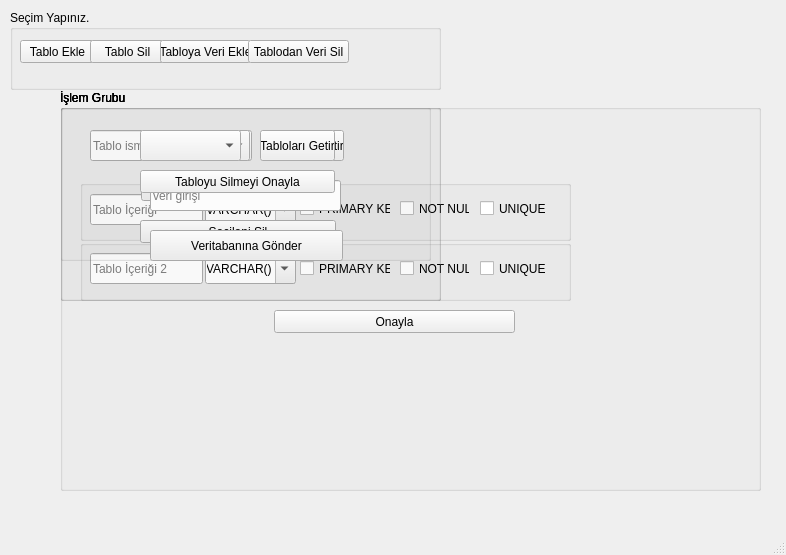
<?xml version="1.0" encoding="UTF-8"?>
<ui version="4.0">
 <class>MainWindow</class>
 <widget class="QMainWindow" name="MainWindow">
  <property name="geometry">
   <rect>
    <x>0</x>
    <y>0</y>
    <width>786</width>
    <height>555</height>
   </rect>
  </property>
  <property name="windowTitle">
   <string>Veritabanı Kontrol</string>
  </property>
  <widget class="QWidget" name="centralwidget">
   <widget class="QGroupBox" name="groupBox">
    <property name="geometry">
     <rect>
      <x>10</x>
      <y>10</y>
      <width>431</width>
      <height>80</height>
     </rect>
    </property>
    <property name="title">
     <string>Seçim Yapınız.</string>
    </property>
    <widget class="QPushButton" name="pushButton">
     <property name="geometry">
      <rect>
       <x>10</x>
       <y>30</y>
       <width>75</width>
       <height>23</height>
      </rect>
     </property>
     <property name="text">
      <string>Tablo Ekle</string>
     </property>
    </widget>
    <widget class="QPushButton" name="pushButton_4">
     <property name="geometry">
      <rect>
       <x>80</x>
       <y>30</y>
       <width>75</width>
       <height>23</height>
      </rect>
     </property>
     <property name="text">
      <string>Tablo Sil</string>
     </property>
    </widget>
    <widget class="QPushButton" name="pushButton_2">
     <property name="geometry">
      <rect>
       <x>150</x>
       <y>30</y>
       <width>91</width>
       <height>23</height>
      </rect>
     </property>
     <property name="text">
      <string>Tabloya Veri Ekle</string>
     </property>
    </widget>
    <widget class="QPushButton" name="pushButton_5">
     <property name="geometry">
      <rect>
       <x>238</x>
       <y>30</y>
       <width>101</width>
       <height>23</height>
      </rect>
     </property>
     <property name="text">
      <string>Tablodan Veri Sil</string>
     </property>
    </widget>
   </widget>
   <widget class="QGroupBox" name="groupBox_2">
    <property name="geometry">
     <rect>
      <x>60</x>
      <y>90</y>
      <width>701</width>
      <height>401</height>
     </rect>
    </property>
    <property name="title">
     <string>İşlem Grubu</string>
    </property>
    <widget class="QGroupBox" name="groupBox_3">
     <property name="geometry">
      <rect>
       <x>20</x>
       <y>90</y>
       <width>491</width>
       <height>61</height>
      </rect>
     </property>
     <property name="title">
      <string/>
     </property>
     <widget class="QLineEdit" name="lineEdit_2">
      <property name="geometry">
       <rect>
        <x>10</x>
        <y>14</y>
        <width>113</width>
        <height>31</height>
       </rect>
      </property>
      <property name="placeholderText">
       <string>Tablo İçeriği</string>
      </property>
     </widget>
     <widget class="QCheckBox" name="checkBox">
      <property name="geometry">
       <rect>
        <x>220</x>
        <y>20</y>
        <width>91</width>
        <height>17</height>
       </rect>
      </property>
      <property name="text">
       <string>PRIMARY KEY</string>
      </property>
     </widget>
     <widget class="QCheckBox" name="checkBox_2">
      <property name="geometry">
       <rect>
        <x>320</x>
        <y>20</y>
        <width>70</width>
        <height>17</height>
       </rect>
      </property>
      <property name="text">
       <string>NOT NULL</string>
      </property>
     </widget>
     <widget class="QCheckBox" name="checkBox_3">
      <property name="geometry">
       <rect>
        <x>400</x>
        <y>20</y>
        <width>70</width>
        <height>17</height>
       </rect>
      </property>
      <property name="text">
       <string>UNIQUE</string>
      </property>
     </widget>
     <widget class="QComboBox" name="comboBox_3">
      <property name="geometry">
       <rect>
        <x>125</x>
        <y>14</y>
        <width>91</width>
        <height>31</height>
       </rect>
      </property>
      <property name="sizePolicy">
       <sizepolicy hsizetype="Expanding" vsizetype="Fixed">
        <horstretch>0</horstretch>
        <verstretch>0</verstretch>
       </sizepolicy>
      </property>
      <property name="editable">
       <bool>true</bool>
      </property>
      <item>
       <property name="text">
        <string>VARCHAR()</string>
       </property>
      </item>
      <item>
       <property name="text">
        <string>INT</string>
       </property>
      </item>
      <item>
       <property name="text">
        <string>DECİMAL()</string>
       </property>
      </item>
      <item>
       <property name="text">
        <string>DATETIME</string>
       </property>
      </item>
      <item>
       <property name="text">
        <string>BINARY()</string>
       </property>
      </item>
      <item>
       <property name="text">
        <string>BLOB</string>
       </property>
      </item>
      <item>
       <property name="text">
        <string>LONGBLOB</string>
       </property>
      </item>
      <item>
       <property name="text">
        <string>MEDIUMBLOB</string>
       </property>
      </item>
      <item>
       <property name="text">
        <string>TINYBLOB</string>
       </property>
      </item>
      <item>
       <property name="text">
        <string>VARBINARY()</string>
       </property>
      </item>
      <item>
       <property name="text">
        <string>DATE</string>
       </property>
      </item>
      <item>
       <property name="text">
        <string>DATETIME()</string>
       </property>
      </item>
      <item>
       <property name="text">
        <string>TIME()</string>
       </property>
      </item>
      <item>
       <property name="text">
        <string>TIMESTAMP()</string>
       </property>
      </item>
      <item>
       <property name="text">
        <string>YEAR()</string>
       </property>
      </item>
      <item>
       <property name="text">
        <string>GEOMETRY</string>
       </property>
      </item>
      <item>
       <property name="text">
        <string>GEOMETRYCOLLECTION</string>
       </property>
      </item>
      <item>
       <property name="text">
        <string>LINESTRING</string>
       </property>
      </item>
      <item>
       <property name="text">
        <string>MULTILINESTRING</string>
       </property>
      </item>
      <item>
       <property name="text">
        <string>MULTIPOINT</string>
       </property>
      </item>
      <item>
       <property name="text">
        <string>MULTIPOLYGON</string>
       </property>
      </item>
      <item>
       <property name="text">
        <string>POINT</string>
       </property>
      </item>
      <item>
       <property name="text">
        <string>POLYGON</string>
       </property>
      </item>
      <item>
       <property name="text">
        <string>BIGINT()</string>
       </property>
      </item>
      <item>
       <property name="text">
        <string>DECIMAL</string>
       </property>
      </item>
      <item>
       <property name="text">
        <string>DOUBLE</string>
       </property>
      </item>
      <item>
       <property name="text">
        <string>FLOAT</string>
       </property>
      </item>
      <item>
       <property name="text">
        <string>INT()</string>
       </property>
      </item>
      <item>
       <property name="text">
        <string>MEDIUMINT()</string>
       </property>
      </item>
      <item>
       <property name="text">
        <string>REAL</string>
       </property>
      </item>
      <item>
       <property name="text">
        <string>SMALLINT()</string>
       </property>
      </item>
      <item>
       <property name="text">
        <string>TINYINT()</string>
       </property>
      </item>
      <item>
       <property name="text">
        <string>CHAR()</string>
       </property>
      </item>
      <item>
       <property name="text">
        <string>JSON</string>
       </property>
      </item>
      <item>
       <property name="text">
        <string>NCHAR()</string>
       </property>
      </item>
      <item>
       <property name="text">
        <string>NVARCHAR()</string>
       </property>
      </item>
      <item>
       <property name="text">
        <string>LONGTEXT</string>
       </property>
      </item>
      <item>
       <property name="text">
        <string>MEDIUMTEXT</string>
       </property>
      </item>
      <item>
       <property name="text">
        <string>TEXT()</string>
       </property>
      </item>
      <item>
       <property name="text">
        <string>TINYTEXT</string>
       </property>
      </item>
      <item>
       <property name="text">
        <string>BIT()</string>
       </property>
      </item>
      <item>
       <property name="text">
        <string>BOOLEAN</string>
       </property>
      </item>
      <item>
       <property name="text">
        <string>ENUM()</string>
       </property>
      </item>
      <item>
       <property name="text">
        <string>SET()</string>
       </property>
      </item>
     </widget>
    </widget>
    <widget class="QLineEdit" name="lineEdit">
     <property name="geometry">
      <rect>
       <x>30</x>
       <y>40</y>
       <width>111</width>
       <height>31</height>
      </rect>
     </property>
     <property name="placeholderText">
      <string>Tablo ismi</string>
     </property>
    </widget>
    <widget class="QPushButton" name="pushButton_6">
     <property name="geometry">
      <rect>
       <x>214</x>
       <y>220</y>
       <width>241</width>
       <height>23</height>
      </rect>
     </property>
     <property name="text">
      <string>Onayla</string>
     </property>
    </widget>
    <widget class="QGroupBox" name="groupBox_7">
     <property name="geometry">
      <rect>
       <x>20</x>
       <y>150</y>
       <width>491</width>
       <height>61</height>
      </rect>
     </property>
     <property name="title">
      <string/>
     </property>
     <widget class="QLineEdit" name="lineEdit_3">
      <property name="geometry">
       <rect>
        <x>10</x>
        <y>13</y>
        <width>113</width>
        <height>31</height>
       </rect>
      </property>
      <property name="text">
       <string/>
      </property>
      <property name="placeholderText">
       <string>Tablo İçeriği 2</string>
      </property>
     </widget>
     <widget class="QComboBox" name="comboBox_4">
      <property name="geometry">
       <rect>
        <x>125</x>
        <y>13</y>
        <width>91</width>
        <height>31</height>
       </rect>
      </property>
      <property name="sizePolicy">
       <sizepolicy hsizetype="Expanding" vsizetype="Fixed">
        <horstretch>0</horstretch>
        <verstretch>0</verstretch>
       </sizepolicy>
      </property>
      <property name="editable">
       <bool>true</bool>
      </property>
      <item>
       <property name="text">
        <string>VARCHAR()</string>
       </property>
      </item>
      <item>
       <property name="text">
        <string>INT</string>
       </property>
      </item>
      <item>
       <property name="text">
        <string>DECİMAL()</string>
       </property>
      </item>
      <item>
       <property name="text">
        <string>DATETIME</string>
       </property>
      </item>
      <item>
       <property name="text">
        <string>BINARY()</string>
       </property>
      </item>
      <item>
       <property name="text">
        <string>BLOB</string>
       </property>
      </item>
      <item>
       <property name="text">
        <string>LONGBLOB</string>
       </property>
      </item>
      <item>
       <property name="text">
        <string>MEDIUMBLOB</string>
       </property>
      </item>
      <item>
       <property name="text">
        <string>TINYBLOB</string>
       </property>
      </item>
      <item>
       <property name="text">
        <string>VARBINARY()</string>
       </property>
      </item>
      <item>
       <property name="text">
        <string>DATE</string>
       </property>
      </item>
      <item>
       <property name="text">
        <string>DATETIME()</string>
       </property>
      </item>
      <item>
       <property name="text">
        <string>TIME()</string>
       </property>
      </item>
      <item>
       <property name="text">
        <string>TIMESTAMP()</string>
       </property>
      </item>
      <item>
       <property name="text">
        <string>YEAR()</string>
       </property>
      </item>
      <item>
       <property name="text">
        <string>GEOMETRY</string>
       </property>
      </item>
      <item>
       <property name="text">
        <string>GEOMETRYCOLLECTION</string>
       </property>
      </item>
      <item>
       <property name="text">
        <string>LINESTRING</string>
       </property>
      </item>
      <item>
       <property name="text">
        <string>MULTILINESTRING</string>
       </property>
      </item>
      <item>
       <property name="text">
        <string>MULTIPOINT</string>
       </property>
      </item>
      <item>
       <property name="text">
        <string>MULTIPOLYGON</string>
       </property>
      </item>
      <item>
       <property name="text">
        <string>POINT</string>
       </property>
      </item>
      <item>
       <property name="text">
        <string>POLYGON</string>
       </property>
      </item>
      <item>
       <property name="text">
        <string>BIGINT()</string>
       </property>
      </item>
      <item>
       <property name="text">
        <string>DECIMAL</string>
       </property>
      </item>
      <item>
       <property name="text">
        <string>DOUBLE</string>
       </property>
      </item>
      <item>
       <property name="text">
        <string>FLOAT</string>
       </property>
      </item>
      <item>
       <property name="text">
        <string>INT()</string>
       </property>
      </item>
      <item>
       <property name="text">
        <string>MEDIUMINT()</string>
       </property>
      </item>
      <item>
       <property name="text">
        <string>REAL</string>
       </property>
      </item>
      <item>
       <property name="text">
        <string>SMALLINT()</string>
       </property>
      </item>
      <item>
       <property name="text">
        <string>TINYINT()</string>
       </property>
      </item>
      <item>
       <property name="text">
        <string>CHAR()</string>
       </property>
      </item>
      <item>
       <property name="text">
        <string>JSON</string>
       </property>
      </item>
      <item>
       <property name="text">
        <string>NCHAR()</string>
       </property>
      </item>
      <item>
       <property name="text">
        <string>NVARCHAR()</string>
       </property>
      </item>
      <item>
       <property name="text">
        <string>LONGTEXT</string>
       </property>
      </item>
      <item>
       <property name="text">
        <string>MEDIUMTEXT</string>
       </property>
      </item>
      <item>
       <property name="text">
        <string>TEXT()</string>
       </property>
      </item>
      <item>
       <property name="text">
        <string>TINYTEXT</string>
       </property>
      </item>
      <item>
       <property name="text">
        <string>BIT()</string>
       </property>
      </item>
      <item>
       <property name="text">
        <string>BOOLEAN</string>
       </property>
      </item>
      <item>
       <property name="text">
        <string>ENUM()</string>
       </property>
      </item>
      <item>
       <property name="text">
        <string>SET()</string>
       </property>
      </item>
     </widget>
     <widget class="QCheckBox" name="checkBox_7">
      <property name="geometry">
       <rect>
        <x>400</x>
        <y>20</y>
        <width>70</width>
        <height>17</height>
       </rect>
      </property>
      <property name="text">
       <string>UNIQUE</string>
      </property>
     </widget>
     <widget class="QCheckBox" name="checkBox_6">
      <property name="geometry">
       <rect>
        <x>320</x>
        <y>20</y>
        <width>70</width>
        <height>17</height>
       </rect>
      </property>
      <property name="text">
       <string>NOT NULL</string>
      </property>
     </widget>
     <widget class="QCheckBox" name="checkBox_8">
      <property name="geometry">
       <rect>
        <x>220</x>
        <y>20</y>
        <width>91</width>
        <height>17</height>
       </rect>
      </property>
      <property name="text">
       <string>PRIMARY KEY</string>
      </property>
     </widget>
    </widget>
   </widget>
   <widget class="QGroupBox" name="groupBox_4">
    <property name="geometry">
     <rect>
      <x>60</x>
      <y>90</y>
      <width>371</width>
      <height>171</height>
     </rect>
    </property>
    <property name="title">
     <string>İşlem Grubu</string>
    </property>
    <widget class="QComboBox" name="comboBox">
     <property name="geometry">
      <rect>
       <x>81</x>
       <y>40</y>
       <width>111</width>
       <height>31</height>
      </rect>
     </property>
    </widget>
    <widget class="QPushButton" name="pushButton_7">
     <property name="geometry">
      <rect>
       <x>201</x>
       <y>40</y>
       <width>75</width>
       <height>31</height>
      </rect>
     </property>
     <property name="text">
      <string>Tabloları Getir</string>
     </property>
    </widget>
    <widget class="QPushButton" name="pushButton_8">
     <property name="geometry">
      <rect>
       <x>80</x>
       <y>130</y>
       <width>196</width>
       <height>23</height>
      </rect>
     </property>
     <property name="text">
      <string>Seçileni Sil</string>
     </property>
    </widget>
    <widget class="QComboBox" name="comboBox_6">
     <property name="geometry">
      <rect>
       <x>81</x>
       <y>80</y>
       <width>111</width>
       <height>31</height>
      </rect>
     </property>
    </widget>
    <widget class="QPushButton" name="pushButton_3">
     <property name="geometry">
      <rect>
       <x>200</x>
       <y>80</y>
       <width>75</width>
       <height>31</height>
      </rect>
     </property>
     <property name="text">
      <string>Verileri Getir</string>
     </property>
    </widget>
   </widget>
   <widget class="QGroupBox" name="groupBox_5">
    <property name="geometry">
     <rect>
      <x>60</x>
      <y>90</y>
      <width>381</width>
      <height>211</height>
     </rect>
    </property>
    <property name="title">
     <string>İşlem Grubu</string>
    </property>
    <widget class="QComboBox" name="comboBox_2">
     <property name="geometry">
      <rect>
       <x>89</x>
       <y>40</y>
       <width>101</width>
       <height>31</height>
      </rect>
     </property>
    </widget>
    <widget class="QLineEdit" name="lineEdit_4">
     <property name="geometry">
      <rect>
       <x>90</x>
       <y>90</y>
       <width>191</width>
       <height>31</height>
      </rect>
     </property>
     <property name="placeholderText">
      <string>veri girişi</string>
     </property>
    </widget>
    <widget class="QPushButton" name="pushButton_9">
     <property name="geometry">
      <rect>
       <x>209</x>
       <y>40</y>
       <width>75</width>
       <height>31</height>
      </rect>
     </property>
     <property name="text">
      <string>Tabloları Getir</string>
     </property>
    </widget>
    <widget class="QPushButton" name="pushButton_11">
     <property name="geometry">
      <rect>
       <x>90</x>
       <y>140</y>
       <width>193</width>
       <height>31</height>
      </rect>
     </property>
     <property name="text">
      <string>Veritabanına Gönder</string>
     </property>
    </widget>
   </widget>
   <widget class="QGroupBox" name="groupBox_6">
    <property name="geometry">
     <rect>
      <x>60</x>
      <y>90</y>
      <width>381</width>
      <height>211</height>
     </rect>
    </property>
    <property name="title">
     <string>İşlem Grubu</string>
    </property>
    <widget class="QPushButton" name="pushButton_12">
     <property name="geometry">
      <rect>
       <x>80</x>
       <y>80</y>
       <width>195</width>
       <height>23</height>
      </rect>
     </property>
     <property name="text">
      <string>Tabloyu Silmeyi Onayla</string>
     </property>
    </widget>
    <widget class="QPushButton" name="pushButton_13">
     <property name="geometry">
      <rect>
       <x>200</x>
       <y>40</y>
       <width>75</width>
       <height>31</height>
      </rect>
     </property>
     <property name="text">
      <string>Tabloları Getir</string>
     </property>
    </widget>
    <widget class="QComboBox" name="comboBox_5">
     <property name="geometry">
      <rect>
       <x>80</x>
       <y>40</y>
       <width>101</width>
       <height>31</height>
      </rect>
     </property>
    </widget>
   </widget>
  </widget>
  <widget class="QMenuBar" name="menubar">
   <property name="geometry">
    <rect>
     <x>0</x>
     <y>0</y>
     <width>786</width>
     <height>21</height>
    </rect>
   </property>
  </widget>
  <widget class="QStatusBar" name="statusbar"/>
 </widget>
 <resources/>
 <connections/>
</ui>
